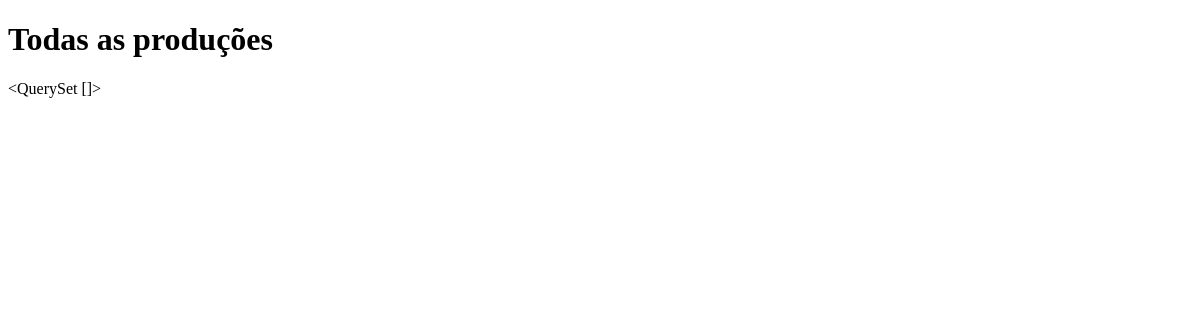
The page /producao/listar/ on the database as committed earlier.
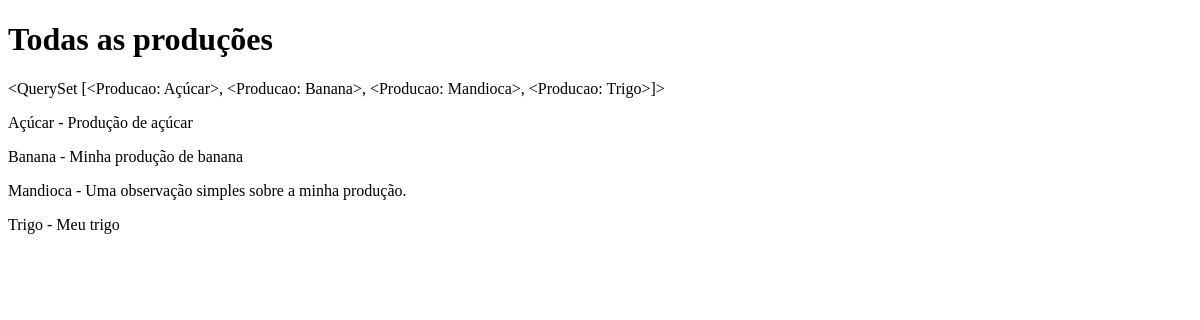
The same page on the database as committed later.
### Producao/models.py (models this page shows)
class Producao(models.Model):
    nome = models.CharField(max_length=100, verbose_name="Nome")
    observacao = models.TextField(verbose_name="Observação")
    def __str__(self):
        return self.nome
    class Meta:
        ordering = ['nome']

### Producao/views.py (the view)
# urls.py: path('listar/', views.listar_producao, name='listar'),
def listar_producao(request):
    lista_producoes = Producao.objects.all()
    informacoes = {
        'lista' : lista_producoes
    }
    return render(request, "Producao/listar.html", informacoes)

### Templates/Producao/listar.html (shortened to what this page needs)
<!DOCTYPE html>
<html lang="en">
<head>
</head>
<body>
    <h1>Todas as produções</h1>
    {{ lista }}
    {% for item in lista %}
        <p>{{item}} - {{item.observacao}}</p>
    {% endfor %}
</body>
</html>

Rows that differ between the two databases and show on the page:
added Producao: nome.nome "<QuerySet [<Producao: Açúcar>, <Producao: Banana>, <Producao: Mandioca>, <Producao: Trigo>]>", nome "Açúcar", observacao "Produção de açúcar"
added Producao: nome "Banana", observacao "Minha produção de banana"
added Producao: nome "Mandioca", observacao "Uma observação simples sobre a minha produção."
added Producao: nome "Trigo", observacao "Meu trigo"
Other text that changed with them:
{{ lista }}: "<QuerySet []>" → (not shown)
